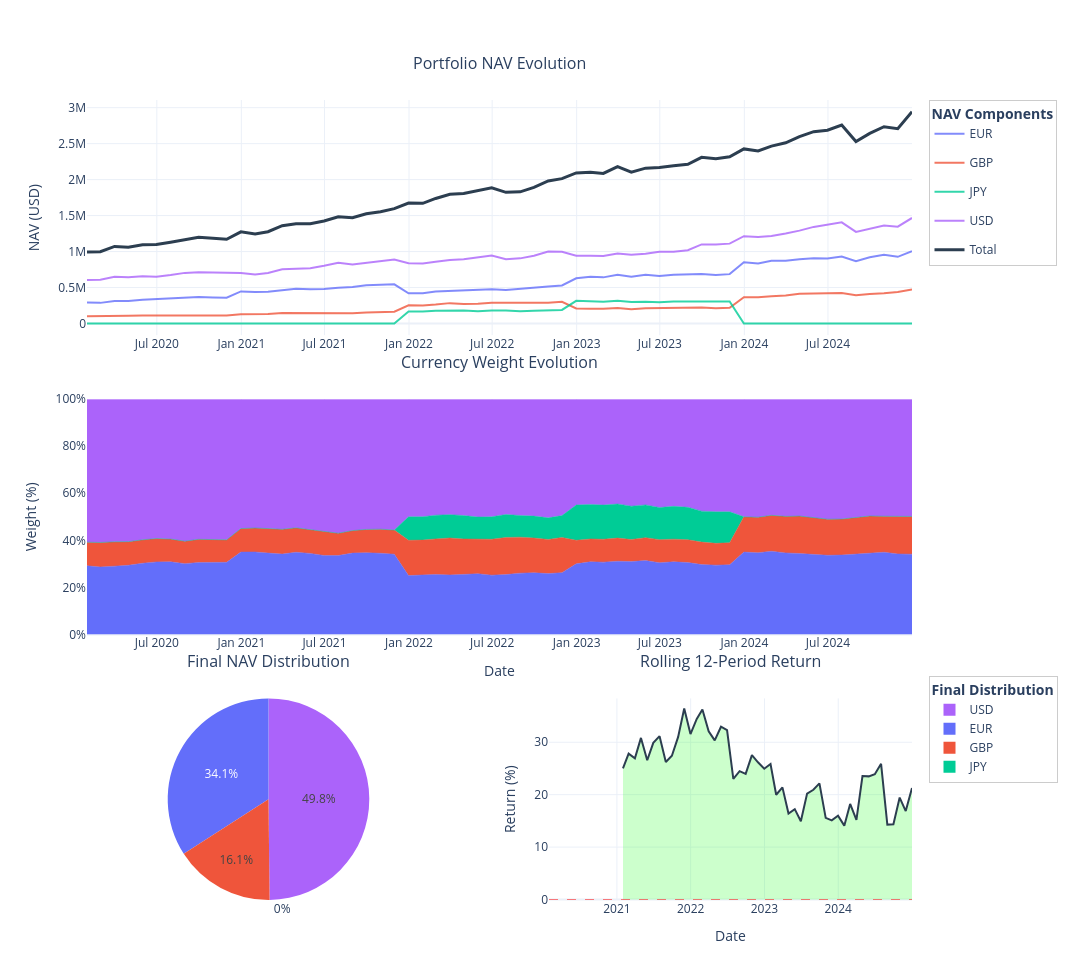

The notebook cell this image was saved under:
### Code cell
# Visualize Portfolio NAV History
# Use Portfolio's built-in comprehensive analysis plot
portfolio_from_nav.plot_comprehensive_analysis(
    figsize=(16, 12),
)
